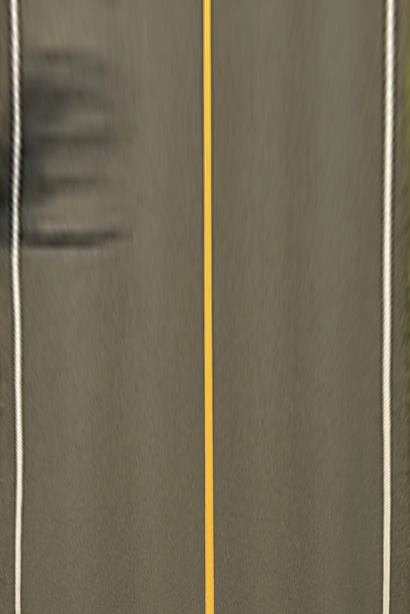
#> input picture lab3/init_photo.png, 410 x 614 px
$ jupyter execute centreline_extraction.ipynb   (older library calls are emulated)
#> lines starting #> are read from the running program, lines starting #| are printed output that depends on the picture; after the words box and inside, x2 and y2 are one past the last pixel; in counts of white or black regions, pixels touching at a corner belong together; long printed decimals are rounded
[cell 1]
# ============================================================
# Step 0: Setup
# ============================================================
import cv2
import numpy as np
import matplotlib.pyplot as plt
from numpy.polynomial import Polynomial

# Load the Bird’s Eye View image (the top-down one)
img_path = "./init_photo.png"  # update path if needed
bev = cv2.imread(img_path)
#> bev is the input picture: shape (614, 410, 3); mean B, G, R 86.3, 105.2, 113.2

# Display the original BEV
plt.figure(figsize=(8, 6))
plt.imshow(cv2.cvtColor(bev, cv2.COLOR_BGR2RGB))
plt.title("Original Bird’s Eye View")
plt.axis("off")
plt.show()

[cell 2]
# ============================================================
# Step 1: Convert BGR → HSV and visualize each channel
# ============================================================
import cv2
import numpy as np
import matplotlib.pyplot as plt

# Read BEV image
bev = cv2.imread("./init_photo.png")  # update if needed
hsv = cv2.cvtColor(bev, cv2.COLOR_BGR2HSV)
#> hsv: shape (614, 410, 3); mean H, S, V 21.2, 58.9, 113.2

# Split into individual channels
H, S, V = cv2.split(hsv)
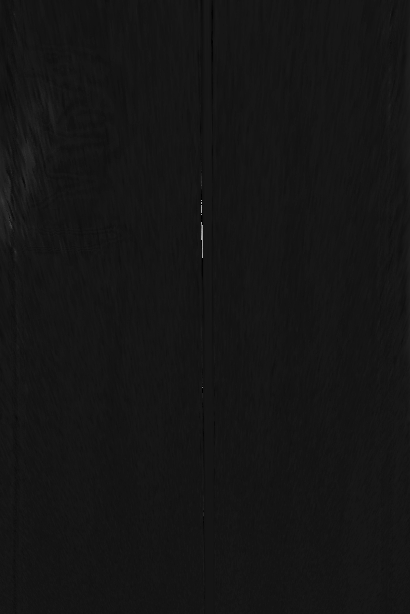
#> H: shape (614, 410); min 0, max 177, mean 21.2
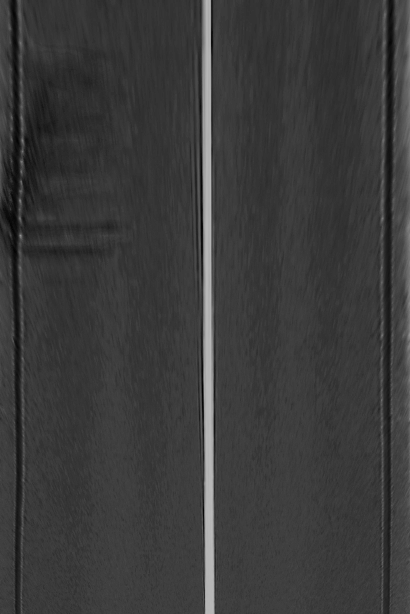
#> S: shape (614, 410); min 0, max 186, mean 58.9

# Visualize all three channels
fig, axs = plt.subplots(1, 3, figsize=(18, 6))

axs[0].imshow(H, cmap='gray')
axs[0].set_title("Hue (H) Channel")
axs[0].axis("off")

axs[1].imshow(S, cmap='gray')
axs[1].set_title("Saturation (S) Channel")
axs[1].axis("off")

axs[2].imshow(V, cmap='gray')
axs[2].set_title("Value (V) Channel")
axs[2].axis("off")

plt.show()

[cell 3]
# ============================================================
# Step 2: Color Mask
# ============================================================
# Define HSV range for yellow (tune if needed)
lower_yellow = np.array([15, 80, 80])
upper_yellow = np.array([40, 255, 255])

color_mask = cv2.inRange(hsv, lower_yellow, upper_yellow)
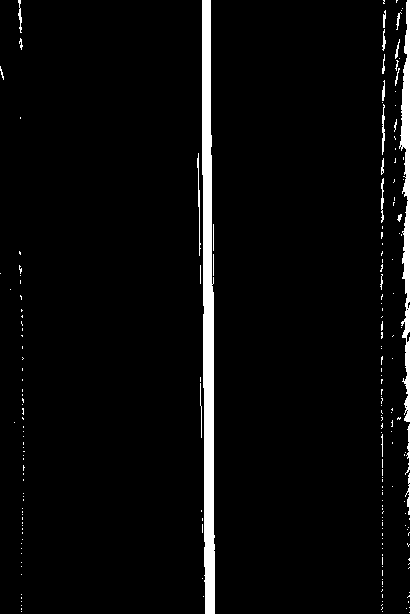
#> color_mask: shape (614, 410); 4% white; 200 white regions (176 under 20 px), largest, box (x1, y1, x2, y2) and area: (202, 0, 215, 614) 6005, (399, 0, 410, 422) 2336, (197, 153, 201, 256) 133

# Fill small gaps
kernel = np.ones((5, 5), np.uint8)
color_mask = cv2.dilate(color_mask, kernel, iterations=1)
#> color_mask: shape (614, 410); 8.2% white; 54 white regions (1 under 20 px), largest, box (x1, y1, x2, y2) and area: (195, 0, 217, 614) 9450, (389, 0, 410, 522) 4970, (379, 78, 387, 247) 1065

plt.figure(figsize=(8, 6))
plt.imshow(color_mask, cmap='gray')
plt.title("Color Mask for Yellow Centreline")
plt.axis("off")
plt.show()

[cell 4]
# ============================================================
# Step 3: Gradient Mask
# ============================================================
gray = cv2.cvtColor(bev, cv2.COLOR_BGR2GRAY)

# Compute Sobel gradients
grad_x = cv2.Sobel(gray, cv2.CV_64F, 1, 0, ksize=3)
grad_y = cv2.Sobel(gray, cv2.CV_64F, 0, 1, ksize=3)
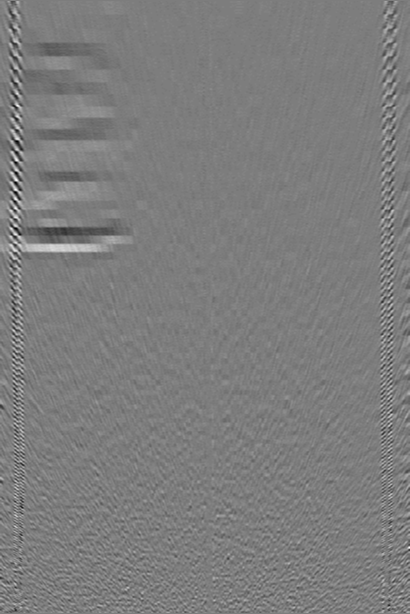
#> grad_y: shape (614, 410) float64; min -97, max 100, mean -0.1; drawn with min black and max white
grad_mag = cv2.magnitude(grad_x, grad_y)

# Normalize and convert to uint8
grad_mag = np.uint8(255 * grad_mag / np.max(grad_mag))

# Threshold for strong gradients
t_min, t_max = 50, 255
gradient_mask = cv2.inRange(grad_mag, t_min, t_max)
#> gradient_mask: shape (614, 410); 5.1% white; 8 white regions (3 under 20 px), largest, box (x1, y1, x2, y2) and area: (9, 0, 24, 614) 4845, (388, 0, 396, 614) 2421, (381, 0, 390, 614) 2374, (202, 0, 207, 614) 1598, (209, 0, 215, 614) 1572

plt.figure(figsize=(8, 6))
plt.imshow(gradient_mask, cmap='gray')
plt.title("Gradient Mask (Edges)")
plt.axis("off")
plt.show()

[cell 5]
# ============================================================
# Step 4: Combine Masks
# ============================================================
combined_mask = cv2.bitwise_and(color_mask, gradient_mask)
#> combined_mask: shape (614, 410); 2.5% white; 55 white regions (20 under 20 px), largest, box (x1, y1, x2, y2) and area: (202, 0, 207, 614) 1598, (209, 0, 215, 614) 1572, (382, 78, 387, 247) 511

# Optional morphology to refine
combined_mask = cv2.morphologyEx(combined_mask, cv2.MORPH_CLOSE, kernel)
#> combined_mask: shape (614, 410); 3.1% white; 25 white regions (10 under 20 px), largest, box (x1, y1, x2, y2) and area: (202, 0, 215, 614) 4391, (381, 0, 392, 614) 1996, (14, 344, 24, 483) 439

plt.figure(figsize=(8, 6))
plt.imshow(combined_mask, cmap='gray')
plt.title("Combined Mask (Color + Gradient)")
plt.axis("off")
plt.show()

[cell 6]
# ============================================================
# Step 5: Find Centreline points (rows, cols)
# ============================================================

import numpy as np
import cv2

# mask_combined = result from Step 4 (binary mask of the centreline)
height, width = combined_mask.shape
#> height = 614; width = 410

rows = []
cols = []

# Parameters
stride = 2       # process every 2nd row to speed up
tE = 2          # minimum number of white pixels required to consider the row valid

for r in range(height - 1, height // 2, -stride):  # from bottom → middle
    white_pixels = np.where(combined_mask[r, :] > 0)[0]  # indices of white pixels in row

    if len(white_pixels) > tE:
        c = np.mean(white_pixels)   # average column index
        rows.append(r)
        cols.append(c)
#> this loop made 153 passes
#> (white_pixels, c) on passes 1 to 11: ([19, 20, 21, 204, 205, 206, 213, 214, 382, 383], 186.7), ([19, 20, 21, 204, 205, 206, 213, 214, 382, 383], 186.7), ([19, 20, 21, 204, 205, 206, 213, 214, 382, 383, 384], 204.6), ([19, 20, 21, 204, 205, 206, 213, 214, 382, 383], 186.7), ([19, 20, 21, 204, 205, 206, 213, 214, 382, 383], 186.7), ([19, 20, 21, 204, 205, 206, 213, 214, 382, 383], 186.7), ([19, 20, 21, 204, 205, 206, 213, 214, 382, 383, 384], 204.6), ([19, 20, 21, 204, 205, 206, 213, 214, 382, 383, 384], 204.6), ([19, 20, 21, 204, 205, 206, 213, 214, 382, 383, 384], 204.6), ([19, 20, 21, 204, 205, 206, 213, 214, 382, 383, 384], 204.6), ([19, 20, 21, 204, 205, 206, 213, 214, 382, 383, 384], 204.6)
#> c on passes 61 to 66: 204.9, 204.9, 283.3, 307.1, 307.1, 283.3
#> after the loop, cols = 153 values, max 307.1 at index 63, min 184.4 at index 104, mean 218.9; rows = 153 values, max 613 at index 0, min 309 at index 152, mean 461

rows = np.array(rows)
cols = np.array(cols)

print(f"Collected {len(rows)} points for polynomial fitting.")
#| Collected 153 points for polynomial fitting.

# Plot the binary mask
plt.imshow(combined_mask, cmap='gray')
plt.scatter(cols, rows, color='red', s=10)  # overlay centreline points
# plt.gca().invert_yaxis()  # optional: invert y-axis to match image coordinates
plt.title("Centreline Points on Mask")
plt.xlabel("Column index")
plt.ylabel("Row index")
plt.show()
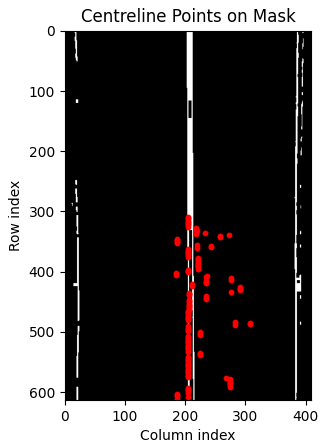
#> figure drawn by matplotlib, 1 panel
# [7 lines of commented-out code are left out]

[cell 7]
# ============================================================
# Step 6 (Improved): Robust polynomial fit with outlier rejection
# ============================================================
import numpy as np
import matplotlib.pyplot as plt
import cv2

if len(rows) == 0:
    raise ValueError("No points found for polynomial fitting — check Step 5 thresholds.")

# --- 1) Initial least squares fit (2nd-order) ---
A = np.vstack([rows**2, rows, np.ones_like(rows)]).T
#> A = 153 rows, first 8: [375769, 613, 1], [373321, 611, 1], [370881, 609, 1], [368449, 607, 1], [366025, 605, 1], [363609, 603, 1], [361201, 601, 1], [358801, 599, 1]
coeffs, _, _, _ = np.linalg.lstsq(A, cols, rcond=None)
#> coeffs = [-0.000506, 0.464, 116.2]
c2, c1, c0 = coeffs
#> c2 = -0.000506; c1 = 0.464; c0 = 116.2

def poly(r):
    return c2 * r**2 + c1 * r + c0

# --- 2) Compute residuals ---
pred_cols = poly(rows)
#> pred_cols = 153 values, max 222.8 at index 77, min 210.8 at index 0, mean 218.9
residuals = np.abs(pred_cols - cols)
#> residuals = 153 values, max 84.7 at index 63, min 0.00379 at index 111, mean 20.23

# --- 3) Identify inliers using residual threshold ---
threshold = np.percentile(residuals, 70)  # keep ~70% of best points
#> threshold = 17.5
inliers = residuals < threshold
outliers = ~inliers

print(f"Initial fit coefficients: c2={c2:.6f}, c1={c1:.6f}, c0={c0:.2f}")
#| Initial fit coefficients: c2=-0.000506, c1=0.4643, c0=116.20
print(f"Outlier rejection threshold: {threshold:.2f} px")
#| Outlier rejection threshold: 17.50 px
print(f"Inliers kept: {np.sum(inliers)} / {len(rows)} points")
#| Inliers kept: 107 / 153 points

# --- 4) Refit polynomial using only inliers ---
rows_in = rows[inliers]
#> rows_in = 107 values, max 609 at index 0, min 309 at index 106, mean 458.2
cols_in = cols[inliers]
#> cols_in = 107 values, max 235.8 at index 70, min 204.1 at index 84, mean 210.7
A_in = np.vstack([rows_in**2, rows_in, np.ones_like(rows_in)]).T
#> A_in = 107 rows, first 8: [370881, 609, 1], [361201, 601, 1], [358801, 599, 1], [356409, 597, 1], [354025, 595, 1], [351649, 593, 1], [330625, 575, 1], [328329, 573, 1]
coeffs_in, _, _, _ = np.linalg.lstsq(A_in, cols_in, rcond=None)
#> coeffs_in = [-0.000404, 0.338, 143.7]
c2, c1, c0 = coeffs_in
#> c2 = -0.000404; c1 = 0.338; c0 = 143.7

def poly_refined(r):
    return c2 * r**2 + c1 * r + c0

pred_in = poly_refined(rows_in)
#> pred_in = 107 values, max 214.3 at index 67, min 199.6 at index 0, mean 210.7
mse_in = np.mean((pred_in - cols_in) ** 2)
#> mse_in = 74.16
print(f"Refined fit: c2={c2:.6f}, c1={c1:.6f}, c0={c0:.2f}, MSE={mse_in:.2f}")
#| Refined fit: c2=-0.000404, c1=0.338, c0=143.74, MSE=74.16

# --- 5) Visualization ---
vis = cv2.cvtColor(combined_mask, cv2.COLOR_GRAY2BGR)

# draw all raw points in red
for (c, r) in zip(cols, rows):
    cv2.circle(vis, (int(c), int(r)), 2, (0, 0, 255), -1)
#> this loop made 153 passes
#> (c, r) on passes 1 to 3: (186.7, 613), (186.7, 611), (204.6, 609)
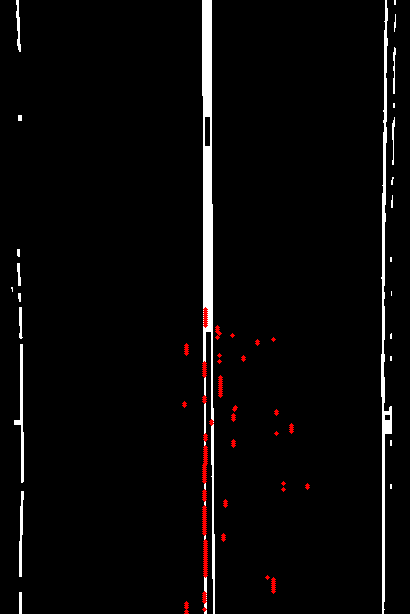
#> vis: shape (614, 410, 3); mean B, G, R 7.5, 7.5, 8.9

# draw inlier points in green
for (c, r) in zip(cols_in, rows_in):
    cv2.circle(vis, (int(c), int(r)), 3, (0, 255, 0), -1)
#> this loop made 107 passes
#> (c, r) on passes 1 to 12: (204.6, 609), (204.6, 601), (204.6, 599), (204.6, 597), (204.6, 595), (204.6, 593), (205.2, 575), (205.2, 573), (205.2, 571), (205.2, 569), (205.2, 567), (205.2, 565)
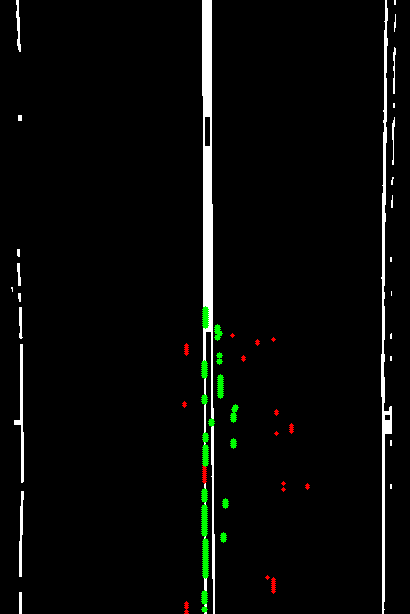
#> vis: shape (614, 410, 3); 0.65% of pixels changed, all inside (x1, y1, x2, y2) = (201, 306, 239, 613)

# draw fitted polynomial in blue
y_vals = np.arange(np.min(rows_in), np.max(rows_in), 1)
#> y_vals = 300 values from 309 to 608
x_vals = poly_refined(y_vals)
#> x_vals = 300 values, max 214.3 at index 109, min 199.7 at index 299, mean 210.6
for (x, y) in zip(x_vals, y_vals):
    if 0 <= int(x) < vis.shape[1] and 0 <= int(y) < vis.shape[0]:
        vis[int(y), int(x)] = (255, 0, 0)
#> this loop made 300 passes
#> x on passes 1 to 3: 209.6, 209.6, 209.7
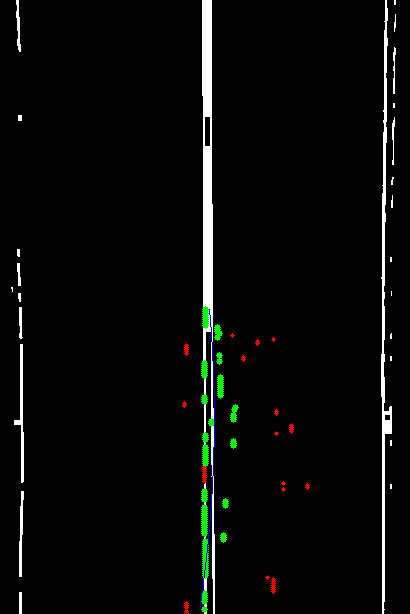
#> vis: shape (614, 410, 3); 0.12% of pixels changed, all inside (x1, y1, x2, y2) = (199, 309, 215, 609)

plt.figure(figsize=(8, 6))
plt.imshow(cv2.cvtColor(vis, cv2.COLOR_BGR2RGB))
plt.title("Robust Polynomial Fit — red=all, green=inliers, blue=fitted line")
plt.axis("off")
plt.show()

[cell 8]
# ============================================================
# Step 7: Project fitted BEV polynomial inside predefined ROI
# ============================================================

import cv2
import numpy as np
import matplotlib.pyplot as plt

# --- 1) Load perspective image with the green ROI already drawn ---
persp = cv2.imread("./sector.png")
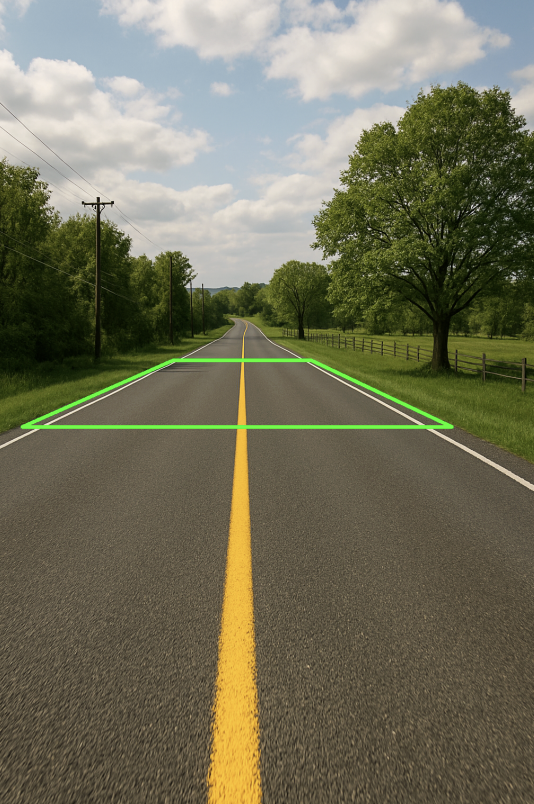
#> input picture lab3/sector.png, 534 x 804 px
#> persp is the input picture: shape (804, 534, 3); mean B, G, R 90.1, 112, 113.6

# --- 2) Define ROI corners (must match exactly the green box corners) ---
# Order: top-left, top-right, bottom-right, bottom-left
src_quad = np.array([
    [140, 340],   # top-left
    [390, 340],   # top-right
    [470, 470],   # bottom-right
    [70, 470]     # bottom-left
], dtype=np.float32)

# --- 3) Define BEV rectangle corners (matches BEV image size) ---
h_bev, w_bev = combined_mask.shape
#> h_bev = 614; w_bev = 410
dst_quad = np.array([
    [0, 0],
    [w_bev - 1, 0],
    [w_bev - 1, h_bev - 1],
    [0, h_bev - 1]
], dtype=np.float32)
#> dst_quad = [[0, 0], [409, 0], [409, 613], [0, 613]]

# --- 4) Compute homography (BEV → perspective) ---
H_bev2p = cv2.getPerspectiveTransform(dst_quad, src_quad)
#> H_bev2p = [[0.611, -0.157, 140], [0, -0.0754, 340], [0, -0.000612, 1]]

# --- 5) Sample the fitted polynomial in BEV coordinates ---
y_vals = np.linspace(0, h_bev - 1, num=h_bev)
x_vals = poly_refined(y_vals)
#> x_vals = 614 values, max 214.3 at index 418, min 143.7 at index 0, mean 196.6
valid = (x_vals >= 0) & (x_vals < w_bev)
pts_bev = np.stack([x_vals[valid], y_vals[valid]], axis=1).astype(np.float32).reshape(-1, 1, 2)
#> pts_bev = 614 rows, first 8: [143.7, 0], [144.1, 1], [144.4, 2], [144.8, 3], [145.1, 4], [145.4, 5], [145.8, 6], [146.1, 7]

# --- 6) Project polynomial points into the perspective image ---
pts_persp = cv2.perspectiveTransform(pts_bev, H_bev2p).reshape(-1, 2)
#> pts_persp = 614 pairs, first value 227.9 to 276.1, second value 340 to 470
pts_persp_int = np.round(pts_persp).astype(int)
#> pts_persp_int = 614 pairs, first value 228 to 276, second value 340 to 470

# --- 7) Draw the blue polynomial line inside the ROI ---
vis = persp.copy()
cv2.polylines(vis, [pts_persp_int], isClosed=False, color=(255, 0, 0), thickness=3)
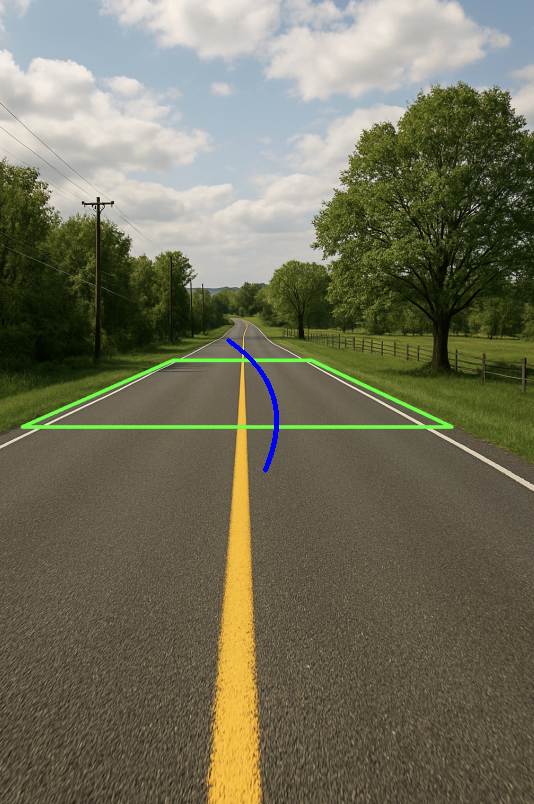
#> vis: shape (804, 534, 3); 0.17% of pixels changed, all inside (x1, y1, x2, y2) = (226, 338, 279, 473)

plt.figure(figsize=(8, 10))
plt.imshow(cv2.cvtColor(vis, cv2.COLOR_BGR2RGB))
plt.title("Final projected centreline (inside predefined green ROI)")
plt.axis("off")
plt.show()
